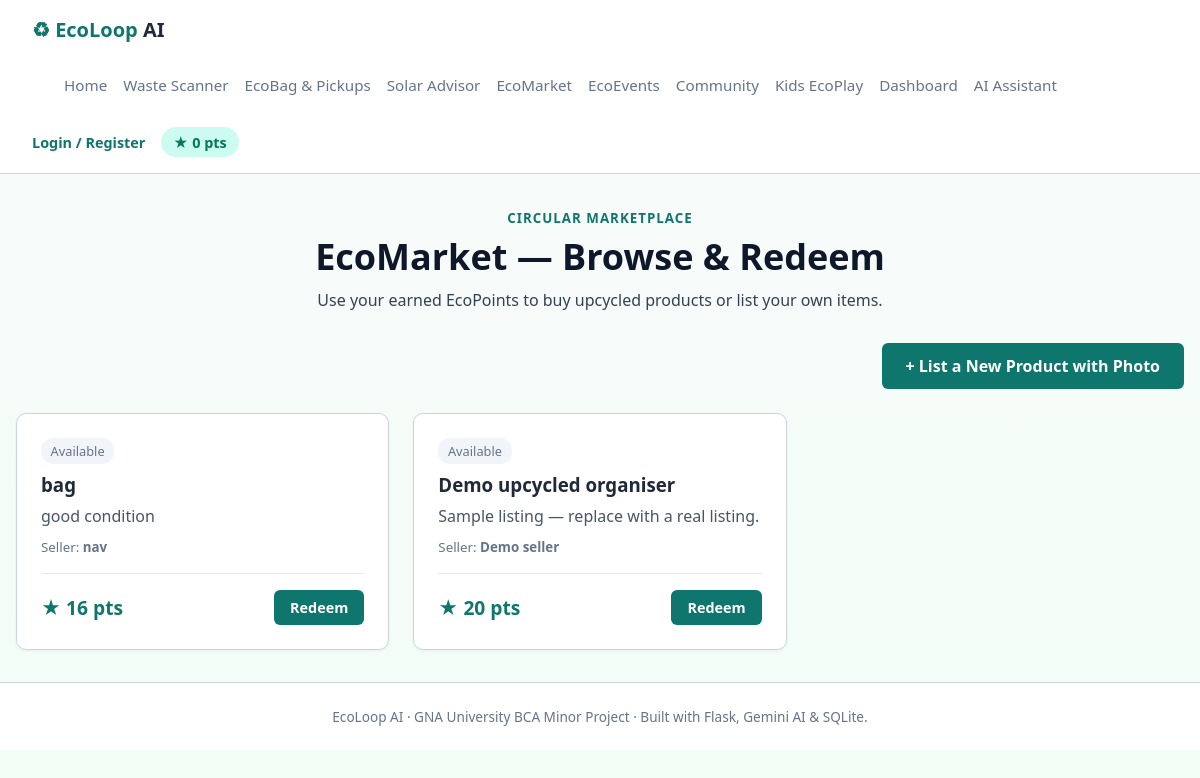
/market, run on the app's committed database.
### tables this page shows
CREATE TABLE products(id INTEGER PRIMARY KEY,title TEXT,description TEXT,price INTEGER,seller TEXT,status TEXT DEFAULT 'Available');

### app.py (the view)
@app.route("/market", methods=["GET"])
def market():
    with connect() as c:
        products = c.execute("SELECT * FROM products ORDER BY id DESC").fetchall()
    return render_template("market.html", products=products)

### app.py (called while the page is built)
def connect():
    c = sqlite3.connect(DB)
    c.row_factory = sqlite3.Row
    return c

### templates/market.html (shortened to what this page needs)
{% extends "base.html" %}
{% block content %}
<section class="head">
    <small>CIRCULAR MARKETPLACE</small>
    <h1 style="color: #0f172a;">EcoMarket — Browse & Redeem</h1>
    <p style="color: #334155;">Use your earned EcoPoints to buy upcycled products or list your own items.</p>
</section>
<div style="display: flex; justify-content: flex-end; margin-bottom: 1.5rem;">
    <a href="/market/list" class="btn">+ List a New Product with Photo</a>
</div>
<div class="grid">
    {% if products %}
        {% for p in products %}
            <article class="panel" style="display: flex; flex-direction: column; justify-content: space-between;">
                <div>
                    <span class="pill">{{ p.status }}</span>
                    <h3>{{ p.title }}</h3>
                    <p style="color:#475569; margin:0.5rem 0;">{{ p.description }}</p>
                    <p><small style="color: #64748b;">Seller: <b>{{ p.seller }}</b></small></p>
                </div>
                <div style="margin-top: 1rem; border-top: 1px solid #e2e8f0; padding-top: 1rem; display: flex; justify-content: space-between; align-items: center;">
                    <span style="font-size: 1.2rem; font-weight: 700; color: #0f766e;">★ {{ p.price }} pts</span>
                    {% if p.status == 'Available' %}
                        <form action="/market/buy/{{ p.id }}" method="post" style="margin: 0;">
                            <button type="submit" class="btn" style="padding: 0.5rem 1rem; font-size: 0.9rem;">Redeem</button>
                        </form>
                    {% else %}
                        <span style="color: #94a3b8; font-weight: bold; font-size: 0.9rem;">Redeemed</span>
                    {% endif %}
                </div>
            </article>
        {% endfor %}
    {% else %}
        <p style="text-align: center; grid-column: 1 / -1; color: #64748b;">No items listed yet. Be the first to list an item above!</p>
    {% endif %}
</div>
{% endblock %}

### static/css/style.css (style rules this page uses)
:root { --primary: #0f766e; --primary-dark: #115e59; --accent: #14b8a6; --bg: #f8fafc; --surface: #ffffff; --text: #1e293b; --text-muted: #64748b; --border: #cbd5e1; --radius: 10px; }
* { box-sizing: border-box; margin: 0; padding: 0; font-family: system-ui, -apple-system, BlinkMacSystemFont, "Segoe UI", Roboto, sans-serif; }
body { font-family: 'Segoe UI', system-ui, -apple-system, sans-serif; color: #1f2937; background: linear-gradient(rgba(248, 250, 252, 0.88), rgba(240, 253, 244, 0.90)), url('https://images.unsplash.com/photo-1501854140801-50d01698950b?auto=format&fit=crop&w=1920&q=80'); background-size: cover; background-position: center; background-attachment: fixed; min-height: 100vh; margin: 0; }
.head { margin-bottom: 2rem; text-align: center; }
.head small { color: var(--primary); font-weight: bold; letter-spacing: 1px; text-transform: uppercase; }
.head h1 { font-size: 2.25rem; color: var(--text); margin-top: 0.25rem; }
.head p { color: var(--text-muted); max-width: 600px; margin: 0.5rem auto 0; }
.panel { background-color: var(--surface); border: 1px solid var(--border); border-radius: var(--radius); padding: 1.5rem; box-shadow: 0 1px 3px rgba(0,0,0,0.05); }
form { display: flex; flex-direction: column; gap: 1rem; }
button.btn, .btn { background-color: var(--primary); color: white; border: none; padding: 0.75rem 1.5rem; border-radius: 6px; font-size: 1rem; font-weight: 600; cursor: pointer; text-decoration: none; text-align: center; display: inline-block; transition: background-color 0.2s; }
.grid { display: grid; grid-template-columns: repeat(auto-fill, minmax(280px, 1fr)); gap: 1.5rem; margin-top: 1.5rem; }
.pill { display: inline-block; background-color: #f1f5f9; color: var(--text-muted); padding: 0.25rem 0.6rem; border-radius: 12px; font-size: 0.8rem; font-weight: 500; margin-bottom: 0.5rem; }

### data on the page
products: status "Available", title "bag", description "good condition", seller "nav", price "16"
products: status "Available", title "Demo upcycled organiser", description "Sample listing — replace with a real listing.", seller "Demo seller", price "20"

### other printed values
{{ session.get('points', 0) }} "0"
